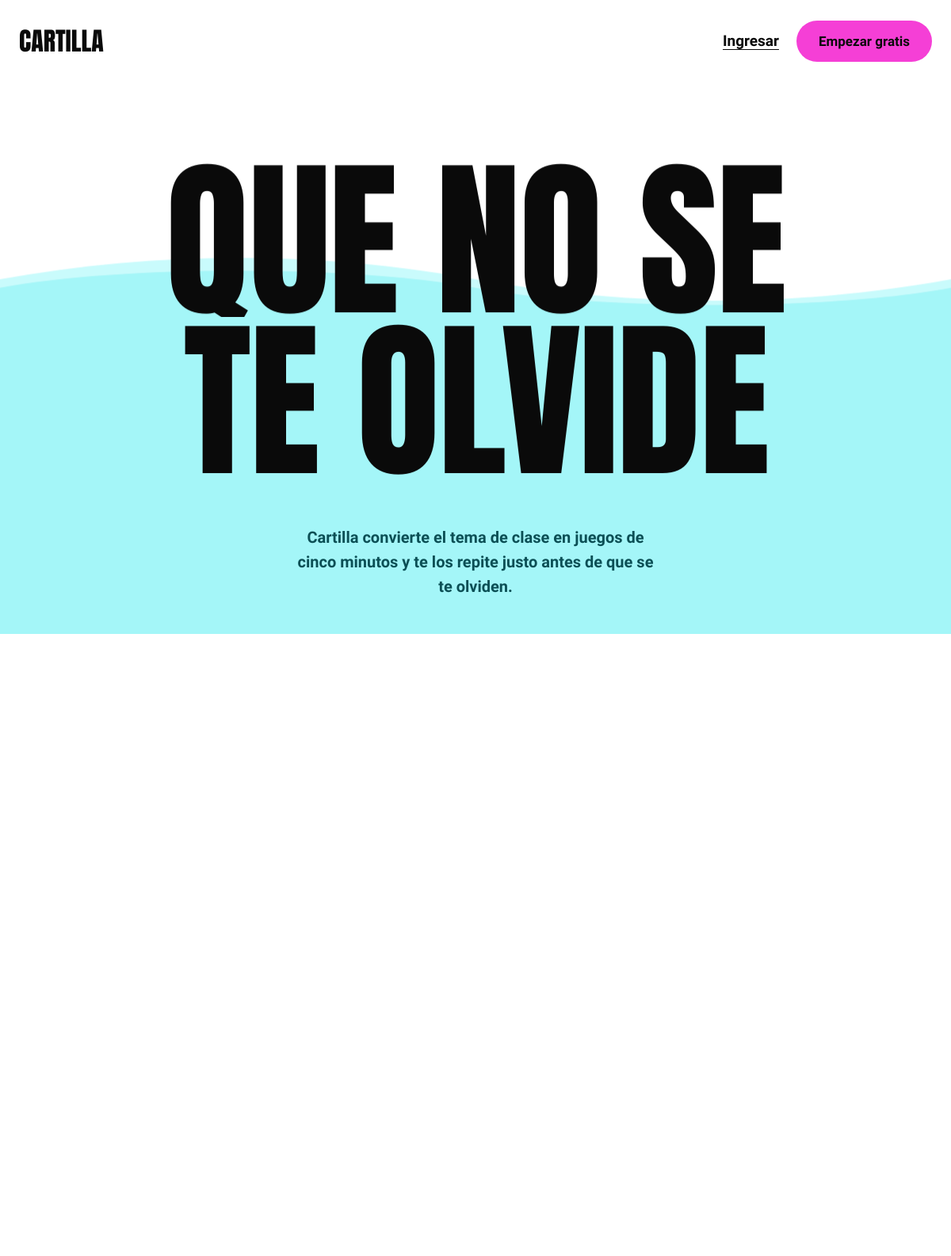
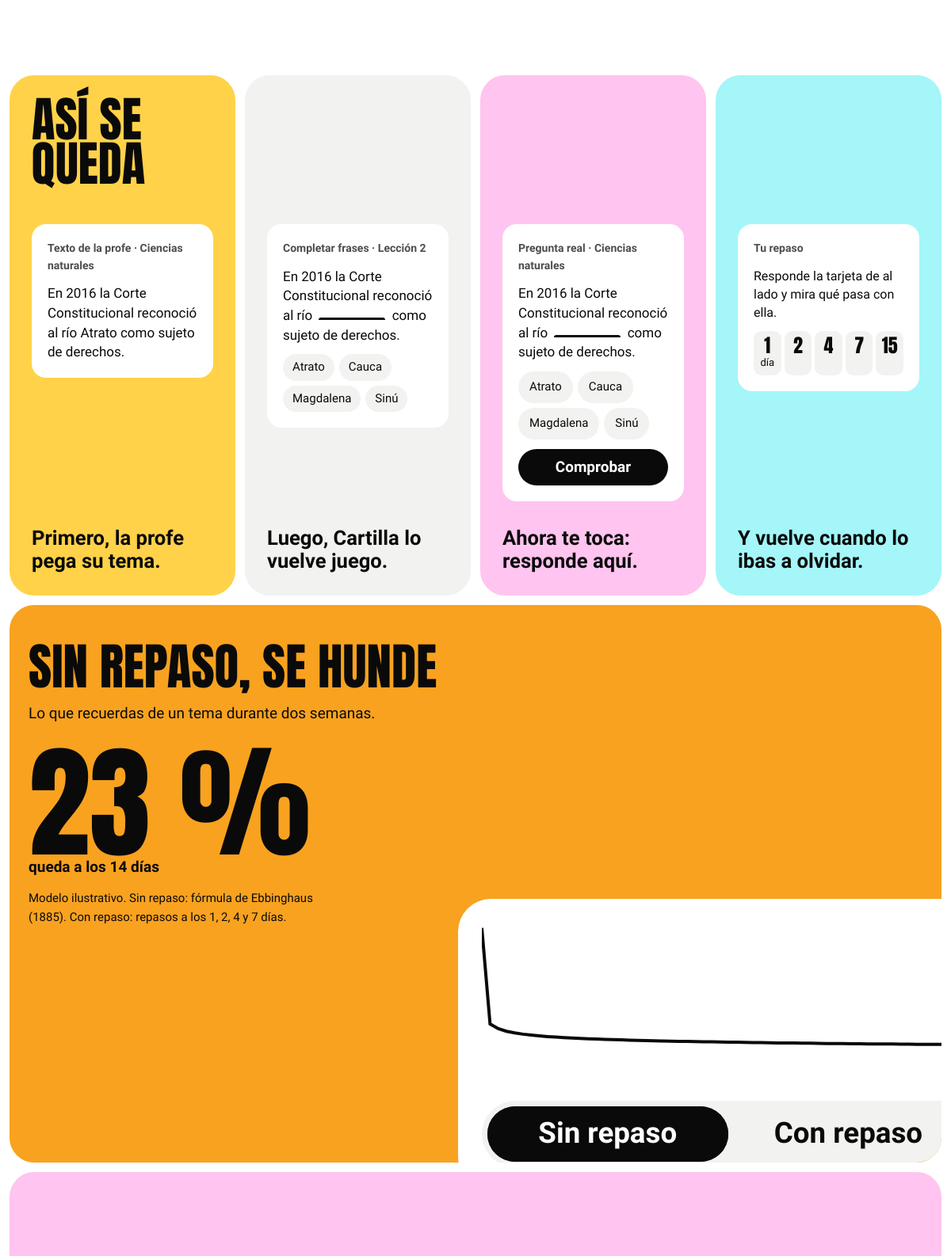
The page / (upper part) on the database its author committed (2 pictures, top to bottom).
### tables this page shows
CREATE TABLE `ejercicios` (
  `id` int(10) unsigned NOT NULL AUTO_INCREMENT,
  `leccion_id` int(10) unsigned NOT NULL,
  `orden` tinyint(3) unsigned NOT NULL,
  `tipo` varchar(30) NOT NULL,
  `enunciado` text NOT NULL,
  `datos` longtext NOT NULL CHECK (json_valid(`datos`)),
  `solucion` longtext NOT NULL CHECK (json_valid(`solucion`)),
  `explicacion` text DEFAULT NULL,
  `fuente` text DEFAULT NULL,
  PRIMARY KEY (`id`),
  KEY `leccion_id` (`leccion_id`,`orden`),
  CONSTRAINT `fk_ejercicio_leccion` FOREIGN KEY (`leccion_id`) REFERENCES `lecciones` (`id`) ON DELETE CASCADE
);

### app/Core/View.php (called while the page is built, shortened)
<?php
class View
{
    public static function render(string $vista, array $datos = [], ?string $layout = 'app'): void
    {
        $archivo = dirname(__DIR__) . '/Views/' . $vista . '.php';
        extract($datos, EXTR_SKIP);
        require $archivo;
    }
}

### app/Core/Controller.php (called while the page is built, shortened)
<?php
abstract class Controller
{
    protected function vista(string $vista, array $datos = [], string $layout = 'app'): void
    {
        $datos['usuario'] = $datos['usuario'] ?? Auth::usuario();
        View::render($vista, $datos, $layout);
    }
}

### app/Controllers/InicioController.php (called while the page is built, shortened)
<?php
class InicioController extends Controller
{
    public function index(): void
    {
        $catalogo = Curso::catalogo();
        $pdo = Database::pdo();
        $st = $pdo->prepare('SELECT id FROM ejercicios WHERE enunciado = ? LIMIT 1');
        $st->execute([self::EJERCICIO_PORTADA]);
        $ej = Ejercicio::buscar((int) $st->fetchColumn());
        $cifras = [
            'cursos' => count($catalogo),
            'lecciones' => (int) $pdo->query('SELECT COUNT(*) FROM lecciones l JOIN unidades u ON u.id = l.unidad_id JOIN cursos c ON c.id = u.curso_id WHERE c.catalogo = 1')->fetchColumn(),
            'ejercicios' => (int) $pdo->query('SELECT COUNT(*) FROM ejercicios e JOIN lecciones l ON l.id = e.leccion_id JOIN unidades u ON u.id = l.unidad_id JOIN cursos c ON c.id = u.curso_id WHERE c.catalogo = 1')->fetchColumn(),
            'tipos' => count(Ejercicio::TIPOS),
        ];
        $this->vista('inicio/index', [
            'titulo' => 'Cartilla — que no se te olvide lo que viste en clase',
            'ejercicio' => $ej ? Evaluador::preparar($ej, 3) : null,
            'fuente' => $ej ? str_replace('___', $ej['solucion']['respuestas'][0], $ej['enunciado']) : '',
            'catalogo' => $catalogo,
            'cifras' => $cifras,
            'registrado' => Auth::esRegistrado(Auth::usuario()),
        ], 'portada');
    }
}

### public/index.php (called while the page is built, shortened)
<?php
$r = new Router();
$r->get('/', [InicioController::class, 'index']);
$r->get('/privacidad', [InicioController::class, 'privacidad']);
$r->get('/empezar', [OnboardingController::class, 'inicio']);
$r->post('/empezar/reiniciar', [OnboardingController::class, 'reiniciar']);
$r->post('/empezar/confirmar', [OnboardingController::class, 'confirmar']);
$r->get('/empezar/{paso}', [OnboardingController::class, 'mostrar']);
$r->post('/empezar/{paso}', [OnboardingController::class, 'guardar']);
$r->get('/ruta', [RutaController::class, 'index']);
$r->get('/leccion/{id}', [LeccionController::class, 'jugar']);
$r->get('/repaso', [LeccionController::class, 'repaso']);
$r->get('/resultado/{id}', [LeccionController::class, 'resultado']);
$r->post('/api/intentos/{id}/responder', [ApiController::class, 'responder']);
$r->post('/api/intentos/{id}/terminar', [ApiController::class, 'terminar']);
$r->post('/api/muestra', [ApiController::class, 'muestra']);
$r->get('/registro', [AuthController::class, 'formRegistro']);
$r->post('/registro', [AuthController::class, 'registro']);
$r->get('/ingresar', [AuthController::class, 'formIngreso']);
$r->post('/ingresar', [AuthController::class, 'ingreso']);
$r->post('/salir', [AuthController::class, 'salir']);
$r->get('/unirse', [ClaseController::class, 'form']);
$r->post('/unirse', [ClaseController::class, 'unirse']);
$r->get('/cuenta', [CuentaController::class, 'index']);
$r->get('/cuenta/datos', [CuentaController::class, 'descargar']);
$r->post('/cuenta/borrar', [CuentaController::class, 'borrar']);
$r->get('/docente', [DocenteController::class, 'index']);
$r->get('/docente/crear', [DocenteController::class, 'formCrear']);
$r->post('/docente/crear', [DocenteController::class, 'crear']);
$r->get('/docente/clase/{id}', [DocenteController::class, 'clase']);
$r->get('/docente/clase/{id}/revisar', [DocenteController::class, 'revisar']);
$r->post('/docente/clase/{id}/revisar', [DocenteController::class, 'guardarRevision']);
$r->post('/docente/clase/{id}/publicar', [DocenteController::class, 'publicar']);
$r->get('/docente/clase/{id}/csv', [DocenteController::class, 'csv']);
$r->get('/admin', [AdminController::class, 'index']);
$ruta = parse_url($_SERVER['REQUEST_URI'] ?? '/', PHP_URL_PATH) ?: '/';
$base = base_path();
try {
    $r->despachar($_SERVER['REQUEST_METHOD'] ?? 'GET', rawurldecode($ruta));
} catch (PDOException $e) {
    error_log('[cartilla] ' . $e->getMessage());
    http_response_code(503);
    View::render('errores/500', [
        'titulo' => 'Sin conexión con la base de datos',
        'mensaje' => 'No pudimos conectar con la base de datos. Si eres quien instala Cartilla, revisa que MySQL esté encendido y ejecuta «php bin/cartilla instalar».',
        'detalle' => Env::get('APP_DEBUG') === '1' ? $e->getMessage() : null,
    ], 'sitio');
} catch (Throwable $e) {
    error_log('[cartilla] ' . $e);
    http_response_code(500);
    View::render('errores/500', [
        'titulo' => 'Algo salió mal',
        'mensaje' => 'Tuvimos un error inesperado. Tu avance anterior sigue guardado. Vuelve a intentarlo o regresa al inicio.',
        'detalle' => Env::get('APP_DEBUG') === '1' ? $e->getMessage() . ' · ' . $e->getFile() . ':' . $e->getLine() : null,
    ], 'sitio');
}

### app/helpers.php (called while the page is built, shortened)
<?php
function e($valor): string
{
    return htmlspecialchars((string) $valor, ENT_QUOTES | ENT_SUBSTITUTE, 'UTF-8');
}
function base_path(): string
{
    static $base = null;
    if ($base === null) {
        $script = str_replace('\\', '/', dirname($_SERVER['SCRIPT_NAME'] ?? '/'));
        $script = preg_replace('#/public$#', '', $script);
        $base = rtrim($script, '/');
    }
    return $base;
}
function url(string $ruta = '/'): string
{
    return base_path() . '/' . ltrim($ruta, '/');
}

### app/Core/Database.php (called while the page is built, shortened)
<?php
class Database
{
    private static ?PDO $pdo = null;
    public static function pdo(): PDO
    {
        if (self::$pdo === null) {
            $dsn = sprintf(
                'mysql:host=%s;port=%s;dbname=%s;charset=utf8mb4',
                Env::get('DB_HOST', '127.0.0.1'),
                Env::get('DB_PORT', '3306'),
                Env::get('DB_NAME', 'cartilla')
            );
            self::$pdo = new PDO($dsn, Env::get('DB_USER', 'root'), Env::get('DB_PASS', ''), [
                PDO::ATTR_ERRMODE => PDO::ERRMODE_EXCEPTION,
                PDO::ATTR_DEFAULT_FETCH_MODE => PDO::FETCH_ASSOC,
                PDO::ATTR_EMULATE_PREPARES => false,
            ]);
        }
        return self::$pdo;
    }
}

### app/Core/Model.php (called while the page is built, shortened)
<?php
abstract class Model
{
    protected static function db(): PDO
    {
        return Database::pdo();
    }
    protected static function uno(string $sql, array $params = []): ?array
    {
        $st = self::db()->prepare($sql);
        $st->execute($params);
        $fila = $st->fetch();
        return $fila === false ? null : $fila;
    }
}

### app/Models/Ejercicio.php (called while the page is built, shortened)
<?php
class Ejercicio extends Model
{
    public static function buscar(int $id): ?array
    {
        $e = self::uno('SELECT * FROM ejercicios WHERE id = ?', [$id]);
        return $e ? self::decodificar($e) : null;
    }
    private static function decodificar(array $e): array
    {
        $e['datos'] = json_decode($e['datos'], true) ?: [];
        $e['solucion'] = json_decode($e['solucion'], true) ?: [];
        $e['id'] = (int) $e['id'];
        return $e;
    }
}

### app/Views/inicio/index.php (the view, shortened to what this page needs)
<?php
$banco = $ejercicio['banco'] ?? [];
$partes = explode('___', $ejercicio['enunciado'] ?? '___');
?>
<header class="cabecera">
  <a class="cabecera__marca" href="<?= url('/') ?>" aria-label="Cartilla, inicio">Cartilla</a>
  <nav class="cabecera__nav" aria-label="Cuenta">
    <a class="cabecera__enlace" href="<?= url($registrado ? '/ruta' : '/ingresar') ?>"><?= $registrado ? 'Mi ruta' : 'Ingresar' ?></a>
    <a class="boton" href="<?= url('/empezar') ?>">Empezar gratis</a>
  </nav>
</header>
<main id="principal">
<section class="ola" aria-labelledby="t-portada" data-ola>
  <div class="ola__escena">
    <div class="ola__agua" aria-hidden="true">
    </div>
    <div class="ola__capa">
      <h1 id="t-portada" class="titular" data-titular><span class="linea"><span>Que no se</span></span><span class="linea"><span>te olvide</span></span></h1>
    </div>
    <p class="ola__apoyo">Cartilla convierte el tema de clase en juegos de cinco minutos y te los repite justo antes de que se te olviden.</p>
  </div>
</section>
<section class="campos" aria-labelledby="t-campos">
  <div class="campo-color campo-color--amarillo">
    <h2 id="t-campos" class="campos__titulo">Así se queda</h2>
    <div class="ficha" data-ui>
      <p class="ficha__rotulo">Texto de la profe · Ciencias naturales</p>
      <p class="ficha__texto"><?= e($fuente) ?></p>
    </div>
    <p class="campo-color__frase">Primero, la profe pega su tema.</p>
  </div>
  <div class="campo-color campo-color--blanco">
    <div class="ficha" data-ui>
      <p class="ficha__rotulo">Completar frases · Lección 2</p>
      <p class="ficha__texto"><?= e($partes[0]) ?><span class="ficha__hueco"></span><?= e($partes[1] ?? '') ?></p>
      <ul class="ficha__banco" aria-label="Banco de palabras"><?php foreach ($banco as $p): ?><li><?= e($p) ?></li><?php endforeach; ?></ul>
    </div>
    <p class="campo-color__frase">Luego, Cartilla lo vuelve juego.</p>
  </div>
  <div class="campo-color campo-color--rosa">
    <form class="ficha ficha--viva" data-ui data-ficha-viva data-id="<?= (int) ($ejercicio['id'] ?? 0) ?>">
      <p class="ficha__rotulo">Pregunta real · Ciencias naturales</p>
      <p class="ficha__texto"><?= e($partes[0]) ?><span class="ficha__hueco" data-hueco aria-live="polite"></span><?= e($partes[1] ?? '') ?></p>
      <fieldset class="ficha__opciones">
        <?php foreach ($banco as $p): ?>
          <label><input type="radio" name="respuesta" value="<?= e($p) ?>"><span><?= e($p) ?></span></label>
        <?php endforeach; ?>
      </fieldset>
      <button type="submit" class="ficha__boton">Comprobar</button>
    </form>
    <p class="campo-color__frase">Ahora te toca: responde aquí.</p>
  </div>
  <div class="campo-color campo-color--cian">
    <div class="ficha ficha--repaso" data-ui data-ficha-repaso aria-live="polite">
      <p class="ficha__rotulo">Tu repaso</p>
      <p class="ficha__estado" data-estado>Responde la tarjeta de al lado y mira qué pasa con ella.</p>
      <ol class="cajas" aria-label="Días de espera entre repasos">
        <li data-caja="1"><span class="num">1</span> día</li><li data-caja="2"><span class="num">2</span></li><li data-caja="3"><span class="num">4</span></li><li data-caja="4"><span class="num">7</span></li><li data-caja="5"><span class="num">15</span></li>
      </ol>
    </div>
    <p class="campo-color__frase">Y vuelve cuando lo ibas a olvidar.</p>
  </div>
</section>
<section class="interruptor-sec panel" data-modo="sin" aria-labelledby="t-interruptor">
  <div class="interruptor-sec__texto">
    <h2 id="t-interruptor">Sin repaso, <span data-palabra>se hunde</span></h2>
    <p>Lo que recuerdas de un tema durante dos semanas.</p>
    <p class="interruptor-sec__cifra"><span class="num" data-cifra>23 %</span><span>queda a los 14 días</span></p>
    <p class="interruptor-sec__nota">Modelo ilustrativo. Sin repaso: fórmula de Ebbinghaus (1885). Con repaso: repasos a los 1, 2, 4 y 7 días.</p>
  </div>
  <div class="control-gigante" data-ui>
    <svg class="curva" viewBox="0 0 300 120" aria-hidden="true" preserveAspectRatio="none"><path data-curva d="" fill="none" stroke="currentColor" stroke-width="4" vector-effect="non-scaling-stroke"/></svg>
    <div class="segmentos" role="radiogroup" aria-label="Repaso">
      <button type="button" role="radio" aria-checked="true" data-valor="sin">Sin repaso</button>
      <button type="button" role="radio" aria-checked="false" data-valor="con">Con repaso</button>
    </div>
  </div>
</section>
<section class="rasgos panel" aria-labelledby="t-rasgos">
</section>
</main>

### app/Core/Router.php (shortened to what this page needs)
<?php
class Router
{
    private array $rutas = [];
    public function get(string $patron, array $destino): void
    {
        $this->rutas['GET'][] = [$patron, $destino];
    }
    public function post(string $patron, array $destino): void
    {
        $this->rutas['POST'][] = [$patron, $destino];
    }
    public function despachar(string $metodo, string $ruta): void
    {
        $ruta = '/' . trim($ruta, '/');
        foreach ($this->rutas[$metodo] ?? [] as [$patron, $destino]) {
            $regex = '#^' . preg_replace('#\{(\w+)\}#', '(?P<$1>[^/]+)', $patron) . '$#';
            if (preg_match($regex, $ruta, $m)) {
                $params = array_filter($m, 'is_string', ARRAY_FILTER_USE_KEY);
                [$clase, $accion] = $destino;
                (new $clase())->$accion(...array_values($params));
                return;
            }
        }
    }
}

### rows shown on the page
ejercicios: enunciado "En 2016 la Corte Constitucional reconoció al río", enunciado "como sujeto de derechos."

### other values the page prints
$p "Atrato"
$p "Cauca"
$p "Magdalena"
$p "Sinú"
